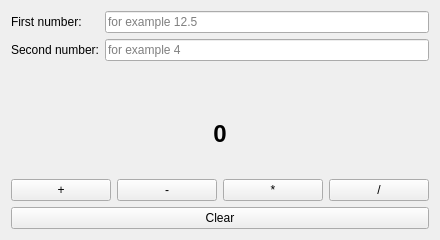
<?xml version="1.0" encoding="UTF-8"?>
<ui version="4.0">
 <class>Calculator</class>
 <widget class="QWidget" name="Calculator">
  <property name="geometry">
   <rect><x>0</x><y>0</y><width>440</width><height>240</height></rect>
  </property>
  <property name="windowTitle">
   <string>Kadoos - calculator</string>
  </property>
  <layout class="QVBoxLayout" name="mainLayout">
   <item>
    <layout class="QFormLayout" name="numbersLayout">
     <item row="0" column="0">
      <widget class="QLabel" name="labelNum1">
       <property name="text"><string>First number:</string></property>
      </widget>
     </item>
     <item row="0" column="1">
      <widget class="QLineEdit" name="editNum1">
       <property name="placeholderText"><string>for example 12.5</string></property>
      </widget>
     </item>
     <item row="1" column="0">
      <widget class="QLabel" name="labelNum2">
       <property name="text"><string>Second number:</string></property>
      </widget>
     </item>
     <item row="1" column="1">
      <widget class="QLineEdit" name="editNum2">
       <property name="placeholderText"><string>for example 4</string></property>
      </widget>
     </item>
    </layout>
   </item>
   <item>
    <widget class="QLabel" name="lblResult">
     <property name="font">
      <font><pointsize>18</pointsize><bold>true</bold></font>
     </property>
     <property name="text"><string>0</string></property>
     <property name="alignment"><set>Qt::AlignCenter</set></property>
    </widget>
   </item>
   <item>
    <layout class="QHBoxLayout" name="buttonsLayout">
     <item>
      <widget class="QPushButton" name="btnAdd">
       <property name="text"><string>+</string></property>
      </widget>
     </item>
     <item>
      <widget class="QPushButton" name="btnSub">
       <property name="text"><string>-</string></property>
      </widget>
     </item>
     <item>
      <widget class="QPushButton" name="btnMul">
       <property name="text"><string>*</string></property>
      </widget>
     </item>
     <item>
      <widget class="QPushButton" name="btnDiv">
       <property name="text"><string>/</string></property>
      </widget>
     </item>
    </layout>
   </item>
   <item>
    <widget class="QPushButton" name="btnClear">
     <property name="text"><string>Clear</string></property>
    </widget>
   </item>
  </layout>
 </widget>
 <resources/>
 <connections/>
</ui>
